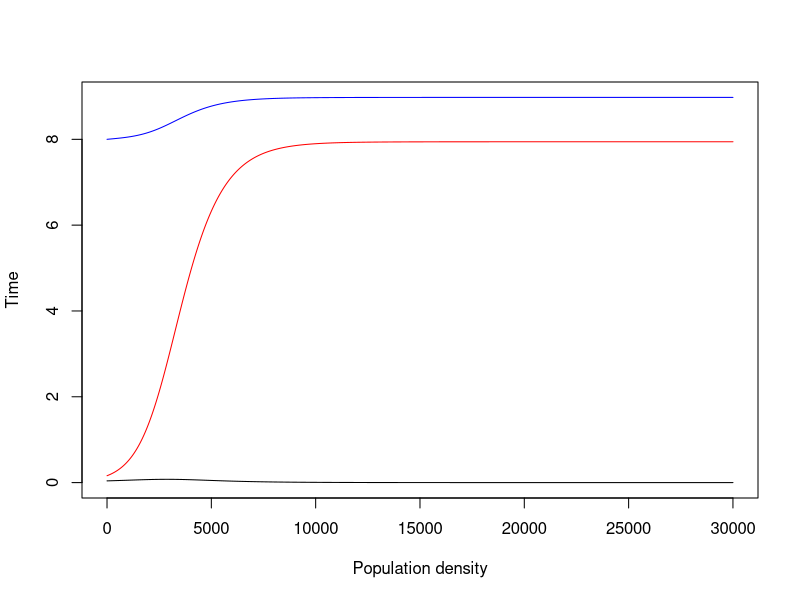

Reproduce this figure in R.
#=============================================================================
# R code to implement and explore an ODE for resource-consumer dynamics 
# between algae and photosynthetic diazotrophs. The model assumes that two
# Nitrogen pools are present: 1 in the water column that only algae consume, 
# and 1 that is internal to nitrogen-fixing diazotrophs. This second source
# can become available to algae when diazotrophs die. 
# 
# Eventually the demographic rates will become temperature dependent. 
#=============================================================================
# load libraries
#=============================================================================
library(tidyverse)
library(deSolve)


#=============================================================================
# Define the population dynamics through the following function
# This model includes one consumers: Pn and Pf 
# 	Pn is a consumer of Nitrogen and light. 
#	Pf is a consumer of Nitrogen and light, but also fixes N. 
# This model includes one resource: R 
# 	R can be added at a constant rate. 
#	R is produced by the mortality of both Pn and Pf
#
# The growth rates of both species are determined by light intensity. 
# Light intensity is a function of depth, and decreases as densities of both
# species increase. The extra set of equations in the model definition 
# calculate a new average growth rate each time step based on these factors.  
#=============================================================================

agawin_mod = function(times,sp,parms){
	with( as.list(c(parms, sp )), #args = parms (list of parameters), sp (matrix of outputs (Pf, Pn, R) -- add a line of values at each time step)
		{	
			##### Determine species-specific average growth rates as a function
			##### of resource availibility and light intensity (eqs. 7, 9-10)
			Iout = Iin *(exp( zM*(-Kbg - kN*Pn - kF*Pf) ) ) #eq 7 at zM #Iout = average amount of light as a function of depth
			       #k = light attenuation, P is abundance, for species N and F (F is fixer) 
		
			#Average growth rate of Pn (eq 9)
			gn_ave = gmn * (R/(Mn+R))*( ( log(Hn+Iin) - log(Hn+Iout) ) / 
			(log(Iin)-log(Iout) ) )

			#Average growth rate of Pf (eq 10)
			gf_ave = (gmfn2 *Mf + gmfn03*R)/(Mf+R)*( ( log(Hf+Iin) - log(Hf+Iout) ) / 
			(log(Iin)-log(Iout)) )

			#Average growth rates for each nitrogen source, separated
			gfno3_ave =  gmfn03 *  (R/(Mf+R))*( ( log(Hf+Iin) - log(Hf+Iout) ) / 
			(log(Iin)-log(Iout) ) )

			gfn2_ave = gmfn2 * (R/(Mf+R))*( ( log(Hf+Iin) - log(Hf+Iout) ) / 
			(log(Iin)-log(Iout) ) )

			##### Consumer dynamics 
			#Algae (Eq 1) : 
			dPn = Pn * ( gn_ave - mn) #dPn calculates change at next time point, so uses all variables from the last time step; Jacob has factored out PN; this is stored as the new population size at this time step
			#N fixer (Eq 2): 
			dPf = Pf * ( gf_ave - mf )			 
			
			####Resource (N) (Eq 3): 
			dR = D*(Rin - R) - Qn*gn_ave*Pn - Pf*gfno3_ave*Qf + ef*Pf*gfn2_ave*Qf 


	  	list( c(dPn,dPf,dR) ) #also store these outputs in the matrix; these are the "dynamic variables", which they calculate as the growth rates they are and then back calculate N at current time step from

	  	list( c(dPn,dPf,dR, Iout=Iout, gn_ave=gn_ave, gfno3_ave  = gfno3_ave,gfn2_ave =gfn2_ave ) )

		})	

}  


#=============================================================================
# Set values of the population parameters (high light scenario; i.e. no synechococcus)
#=============================================================================
###From table 3
###Non-fixer (there are two of these, chlorella for now)
mn = 0.014 #mortality

#These terms are all for the growth rate gn_ave. 
gmn = 0.06 #Max gr
Mn = 0.308 #Half saturation constants 
Hn = 80

###Fixer
mf = 0.014 #mortality

#These terms are all for the growth rates gfno3 and gfn2. There are two sets of
#these for high and low light: 
#Use the high light treatment for now.
gmfn03 = .084
gmfn2 =  0.025
#Half saturation constants 
#All of Hs and Ms are set to be equal by the authors. 
Hf = 70
Mf = 1
# Hfn2 = 70
# Hfno3 = 70
# Mfn2 = 1
# Mfno3 = 1 

###Resource
Qn = 0.079#cell quota of N
Qf = 0.092#cell quota of N

D = 0.014 #dilution rate in experiment. 
Iin = 40 #Light in, HL
Rin = 8 #These are the treatment levels of N input. 0, 0.1, 0.5, 8. 

###Parametes for light intensity calculation (eqs 7-10)
#Growth rate is spatially (i.e. depth) dependent. The average growth rates (eqs 4 - 6) for 
#each species are light dependent. Light intensity is dependent on population 
#densities, depth, and some physical parameters as described by equation 7.
# 
#The integral in eq. 8 could be implemented directly in this code. However, 
#the authors show that this integral can be solved analytically which leads to 
#equations 9-10. These equations only require the endpoints of light intensity: 
#i.e., the light at depth 0, and at the mixing depth z_M, at the bottom of the 
#container. these values in text of table 1
Kbg = 4.75 #4.75 #Background turbidity. In a few cases this is 11
zM = 0.05 #mixing depth
kF = 4.86 #light attenutation constants. 
kN = 5.68 #This is determined by eq 13 for Synechococcus
ef = 8 #epsilon

#Put these parameters all together in a list to pass to deSolve with the model
#definition. 
parms = list(
			mn = mn, gmn = gmn, Mn = Mn, Hn = Hn, 
			mf = mf, gmfn03 = gmfn03, gmfn2 = gmfn2, Hf = Hf, Mf = Mf,  
			Qn = Qn, Qf = Qf, D = D, Iin = Iin, Rin = Rin, Kbg = Kbg, zM = zM, kF = kF,
			kN = kN, ef = ef
		 )

#=============================================================================
# Run the model with initial conditions (IC)
#=============================================================================
tend = 3000 #t final
delta1 = 0.1 #size of time step
times  = seq(from = 0, to = tend, by = delta1)
tl = length(times) 
#Use ICs to help set the scenario. E.g., when Pn or Pf =0, 
#this is a monoculture experiment. Otherwise, use ICs from those reported in 
#Table 1

minit =  c(Pn = 10,Pf = 0.16, R = Rin) #model initial values

Pn_ic =0.04
Pf_ic =0.16
Iout = Iin-1
gn_ic = gmn * (Rin/(Mn+Rin))*( ( log(Hn+Iin) - log(Hn+Iout) ) / 
			(log(Iin)-log(Iout) ) )
gfno3_ic = gmfn03 *  (Rin/(Mf+Rin))*( ( log(Hf+Iin) - log(Hf+Iout) ) / 
			(log(Iin)-log(Iout) ) )
gfn2_ic = gmfn2 * (Rin/(Mf+Rin))*( ( log(Hf+Iin) - log(Hf+Iout) ) / 
			(log(Iin)-log(Iout) ) )

minit =  c(Pn = Pn_ic ,Pf = Pf_ic, R = Rin, Iout=Iout, gn_ave=gn_ic, 
				gfno3_ave  = gfno3_ic,gfn2_ave =gfn2_ic )


#Run the model
agawin_out = ode(y = minit, times = times, func = agawin_mod, parms = parms)

#=============================================================================
# Plot
#=============================================================================
#Black is Pn (Chorella) 
#Red is Pf (Cyanothece)
#Blue is R (N)

plot( agawin_out [,2], t="l", ylab = "Time", xlab = "Population density", 
	ylim = c(0, max(agawin_out[,2:4]) ) )
cuse = c("black","black","red","blue","green")
for ( n in 3:4) {
	lines (agawin_out[,n], col = cuse[n] )
}
